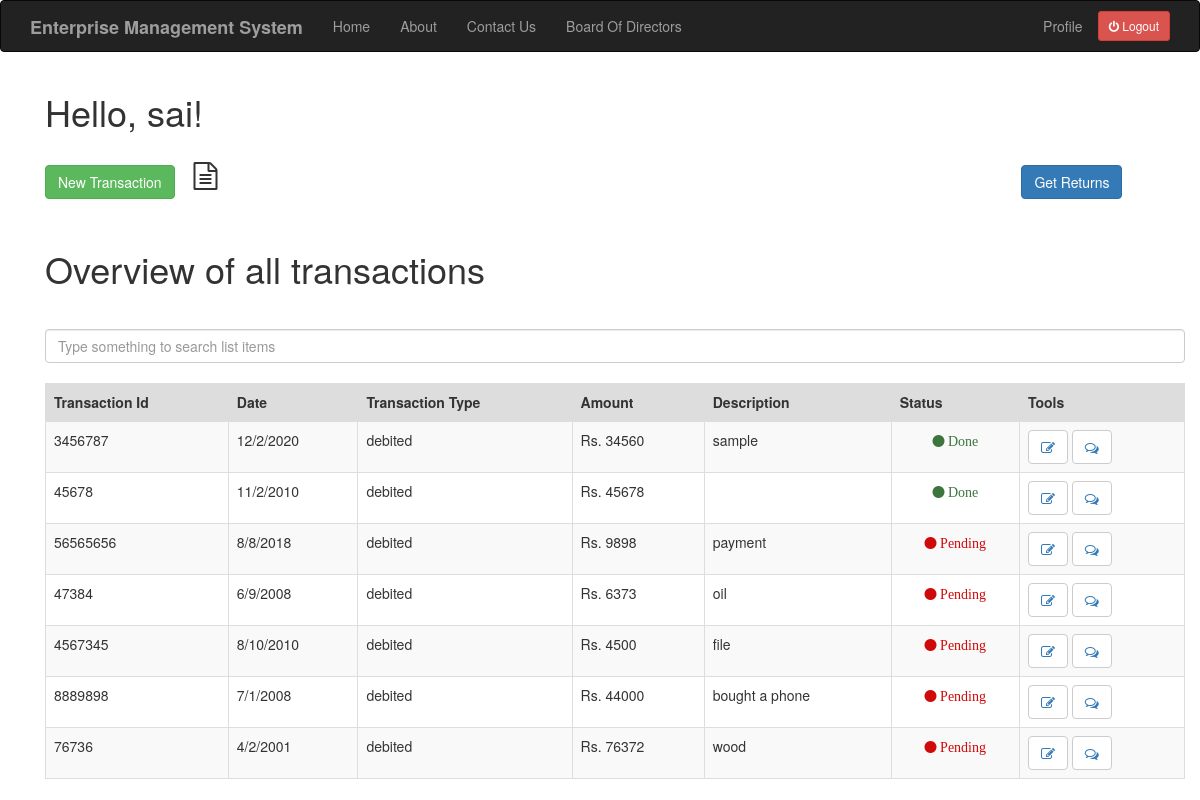
The page /index (signed in) on the database its author committed.
### app/models.py (models this page shows, shortened)
class User(UserMixin,db.Model):
    id = db.Column(db.Integer,primary_key=True)
    username = db.Column(db.String(64), index=True,unique=True)
    email = db.Column(db.String(120),index=True,unique=True)
    password_hash = db.Column(db.String(128))
    job = db.Column(db.String(64))
    posts = db.relationship('Post',backref='author',lazy='dynamic')
    comment = db.relationship('Comment',backref='comment_by',lazy='dynamic')
    about_me = db.Column(db.String(140))
    last_seen = db.Column(db.DateTime, default=datetime.utcnow)

class Transaction(db.Model):
    id = db.Column(db.Integer,primary_key=True)
    tr_id = db.Column(db.Integer)
    date = db.Column(db.String(64))
    description = db.Column(db.String(140))
    tr_type = db.Column(db.String(64))
    amount = db.Column(db.Integer)
    valid = db.Column(db.Boolean, default=False)
    user_id = db.Column(db.Integer,db.ForeignKey('user.id'))
    comment = db.relationship('Comment',backref='comment_of',lazy='dynamic')
    document = db.relationship('Document',backref='document_of',lazy='dynamic')

### app/routes.py (the view)
@app.route('/index')
@login_required
def index():
    if current_user.job != 'Acc':
        transaction = Transaction.query.filter_by(user_id=current_user.id)
        return render_template("index.html", title='HomePage',transaction=transaction)
    else:
        return redirect(url_for('acc_index'))

### app/models.py (called while the page is built)
@login.user_loader
def load_user(id):
    return User.query.get(int(id))

### app/routes.py (called while the page is built)
@app.before_request
def before_request():
    if current_user.is_authenticated:
        current_user.last_seen = datetime.utcnow()
        db.session.commit()

### app/templates/index.html (shortened to what this page needs)
{% extends "base.html" %}
{% import 'bootstrap/wtf.html' as wtf %}
{% block app_content %}
<link rel="stylesheet" href="https://cdnjs.cloudflare.com/ajax/libs/font-awesome/4.7.0/css/font-awesome.min.css">
    <div class="container">
        <h1>Hello, {{ current_user.username }}!</h1>
        <br>
        <p> <a href="{{ url_for('add_transaction') }}" class="btn btn-success">New Transaction</a> <i class="fa fa-file-text-o fa-2x" aria-hidden="true" style="margin-left: 15px;"></i> <a href="{{ url_for('get_returns') }}" style="margin-left:800px;" class="btn btn-primary"> Get Returns </a> </p>
        <br>
        <h1>Overview of all transactions</h1>
        <br>
        <input class="form-control mb-4" id="tableSearch" type="text" placeholder="Type something to search list items">
        <br>
        <table class="table table-bordered table-striped" id="keywords">
            <thead>
                <tr style="background-color: #dddddd">
                    <th>Transaction Id</th>
                    <th>Date</th>
                    <th>Transaction Type</th>
                    <th>Amount</th>
                    <th>Description</th>
                    <th>Status</th>
                    <th>Tools</th>
                </tr>
            </thead>
            <tbody id="myTable">
            {% for po in transaction %}
                <tr>
                    <td>{{ po.tr_id }}</td>
                    <td>{{ po.date }}</td>
                    <td>{{ po.tr_type }}</td>
                    <td>Rs. {{ po.amount }}</td>
                    <td>{{ po.description }}</td>
                    <td>{% if po.valid == False %}
                      <p style="text-align: center;"><i class="fa fa-circle red" aria-hidden="true"> Pending</i></p>
                      {% else %}
                      <p style="text-align: center;"><i class="fa fa-circle green" aria-hidden="true"> Done</i></p>
                      {% endif %}
                    </td>
                    <td> <button type="button" class="btn btn-default"><a href="{{ url_for('edit_transaction', trans_id = po.id) }}"><i class="fa fa-pencil-square-o fa-1x" aria-hidden="true"></i></a></button>
                    <button type="button" class='btn btn-default'><a href="{{ url_for('add_comment', trans_id = po.id) }}"><i class="fa fa-comments-o fa-1x" aria-hidden="true"></i></a></button> </td>
                </tr>
            {% endfor %}
            </tbody>
        </table>
    </div>
{% endblock %}

### app/templates/base.html (shortened to what this page needs)
{% extends 'bootstrap/base.html' %}
{% block navbar %}
    <nav class="navbar navbar-inverse">
        <div class="container">
            <div class="navbar-header">
                <a class="navbar-brand"><b>Enterprise Management System</b></a>
            </div>
            <div class="collapse navbar-collapse" id="bs-example-navbar-collapse-1">
                <ul class="nav navbar-nav">
                    <li><a href="{{ url_for('home') }}">Home</a></li>
                    <li><a href="{{ url_for('about') }}">About</a></li>
                    <li><a href="{{ url_for('contact') }}">Contact Us</a></li>
                    <li><a href="{{ url_for('brd') }}">Board Of Directors</a></li>
                </ul>
                <ul class="nav navbar-nav navbar-right">
                    {% if current_user.is_anonymous %}
                    <li><a href="{{ url_for('login') }}">Login</a></li>
                    {% else %}
                    <li><a href="{{ url_for('user', username=current_user.username) }}">Profile</a></li>
                    <li><p style="margin-top: 10px;"><a href="{{ url_for('logout') }}" class="btn btn-sm btn-danger"><i class="fa fa-power-off" aria-hidden="true"></i> Logout</a></p></li>
                    {% endif %}
                </ul>
            </div>
        </div>
    </nav>
{% endblock %}
{% block content %}
    <div class="container">
        {% block app_content %}{% endblock %}
    </div>
{% endblock %}

### app/templates/index.html (style rules this page uses)
.red { color: #d00909; }
.green { color: #3c763d; }

### rows shown on the page
User: username "sai"
Transaction: tr_id "3456787", date "12/2/2020", tr_type "debited", amount "34560", description "sample", valid "Done"
Transaction: tr_id "45678", date "11/2/2010", tr_type "debited", amount "45678", shows "Done"
Transaction: tr_id "56565656", date "8/8/2018", tr_type "debited", amount "9898", description "payment", valid "Pending"
Transaction: tr_id "47384", date "6/9/2008", tr_type "debited", amount "6373", description "oil", valid "Pending"
Transaction: tr_id "4567345", date "8/10/2010", tr_type "debited", amount "4500", description "file", valid "Pending"
Transaction: tr_id "8889898", date "7/1/2008", tr_type "debited", amount "44000", description "bought a phone", valid "Pending"
Transaction: tr_id "76736", date "4/2/2001", tr_type "debited", amount "76372", description "wood", valid "Pending"
